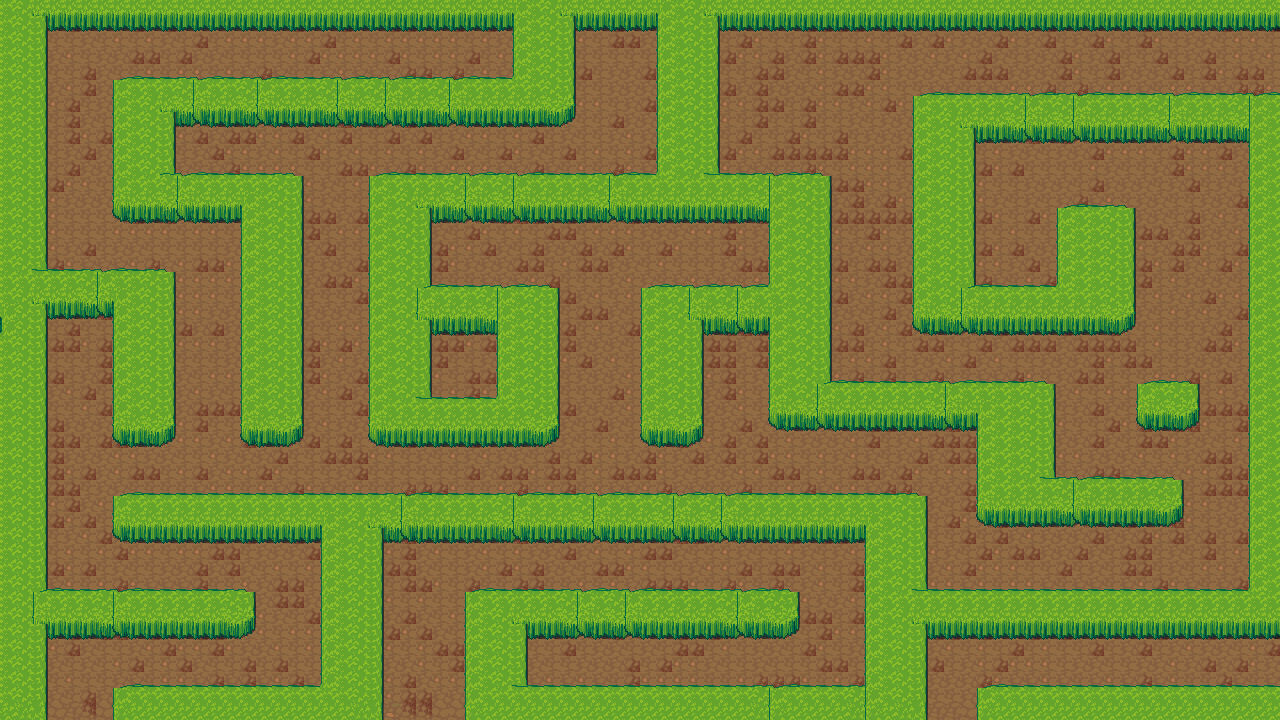

Rendered tile map (Tiled .tmx) drawn with the repository's tilesets; below, a short description and the map source with its tile grids summarised:
An orthogonal 80x45 tile map with 16x16 px tiles, 3 tile layers (Tile Layer 1, Tile Layer 2, Tile Layer 3) and 48 objects (38x wall, 3x map14, 3x playerfrommap14, 2x map16, 2x playerfrommap16).

<map version="1.2" tiledversion="1.2.2" orientation="orthogonal" renderorder="right-down" width="80" height="45" tilewidth="16" tileheight="16" infinite="0" nextlayerid="6" nextobjectid="49">
 <tileset firstgid="1" source="LPC_Terrain/Terrain.tsx" />
 <layer id="1" name="Tile Layer 1" width="80" height="45">
  <data>[3600 cells, 3600 non-empty, 1 distinct tile ids]</data>
 </layer>
 <layer id="2" name="Tile Layer 2" width="80" height="45">
  <data>[3600 cells, 3600 non-empty, 4 distinct tile ids]</data>
 </layer>
 <layer id="3" name="Tile Layer 3" width="80" height="45">
  <data>[3600 cells, 1585 non-empty, 13 distinct tile ids]</data>
 </layer>
 <objectgroup id="4" name="Object Layer 1" visible="0">
  <object id="1" name="wall" x="0" y="-42" width="1315" height="43" />
  <object id="2" name="wall" x="-10" y="-22" width="42" height="740" />
  <object id="3" name="wall" x="122" y="690" width="246" height="24" />
  <object id="4" name="wall" x="326" y="502" width="50" height="220" />
  <object id="5" name="wall" x="122" y="504" width="788" height="26" />
  <object id="6" name="wall" x="18" y="594" width="228" height="32" />
  <object id="7" name="wall" x="118" y="274" width="48" height="148" />
  <object id="8" name="wall" x="22" y="274" width="146" height="36" />
  <object id="9" name="wall" x="516" y="-20" width="56" height="126" />
  <object id="10" name="wall" x="114" y="86" width="446" height="28" />
  <object id="11" name="wall" x="120" y="84" width="42" height="122" />
  <object id="12" name="wall" x="248" y="180" width="46" height="250" />
  <object id="13" name="wall" x="118" y="178" width="182" height="38" />
  <object id="14" name="wall" x="660" y="-14" width="50" height="220" />
  <object id="15" name="wall" x="374" y="180" width="442" height="26" />
  <object id="16" name="wall" x="378" y="180" width="44" height="246" />
  <object id="17" name="wall" x="380" y="400" width="166" height="36" />
  <object id="18" name="wall" x="504" y="288" width="42" height="148" />
  <object id="19" name="wall" x="398" y="292" width="146" height="28" />
  <object id="20" name="wall" x="648" y="294" width="42" height="126" />
  <object id="21" name="wall" x="648" y="294" width="174" height="24" />
  <object id="22" name="wall" x="774" y="184" width="46" height="230" />
  <object id="23" name="wall" x="922" y="102" width="386" height="32" />
  <object id="24" name="wall" x="1070" y="214" width="54" height="100" />
  <object id="25" name="wall" x="916" y="290" width="208" height="24" />
  <object id="26" name="wall" x="920" y="103" width="54" height="197" />
  <object id="27" name="wall" x="794" y="386" width="252" height="28" />
  <object id="28" name="wall" x="986" y="398" width="58" height="110" />
  <object id="29" name="wall" x="982" y="484" width="194" height="24" />
  <object id="30" name="wall" x="1142" y="390" width="54" height="26" />
  <object id="31" name="wall" x="1254" y="96" width="52" height="517" />
  <object id="32" name="wall" x="872" y="598" width="684" height="15" />
  <object id="33" name="wall" x="872" y="502" width="44" height="226" />
  <object id="34" name="wall" x="470" y="694" width="434" height="34" />
  <object id="35" name="wall" x="476" y="598" width="42" height="172" />
  <object id="36" name="wall" x="486" y="596" width="302" height="32" />
  <object id="37" name="wall" x="993" y="701" width="412" height="29" />
  <object id="38" name="wall" x="1494" y="904" />
 </objectgroup>
 <objectgroup id="5" name="Object Layer 2" visible="0">
  <object id="39" name="map16" x="1256" y="28" width="56" height="78" />
  <object id="40" name="map16" x="1281" y="627" width="45" height="60" />
  <object id="41" name="map14" x="914" y="700" width="78" height="52" />
  <object id="42" name="map14" x="380" y="696" width="84" height="34" />
  <object id="43" name="map14" x="30" y="702" width="96" height="32" />
  <object id="44" name="playerfrommap16" x="1194" y="33" width="11" height="11" />
  <object id="45" name="playerfrommap16" x="1204" y="638" width="9" height="8" />
  <object id="46" name="playerfrommap14" x="940" y="656" width="44" height="28" />
  <object id="47" name="playerfrommap14" x="404" y="628" width="28" height="24" />
  <object id="48" name="playerfrommap14" x="62" y="666" width="50" height="6" />
 </objectgroup>
</map>
